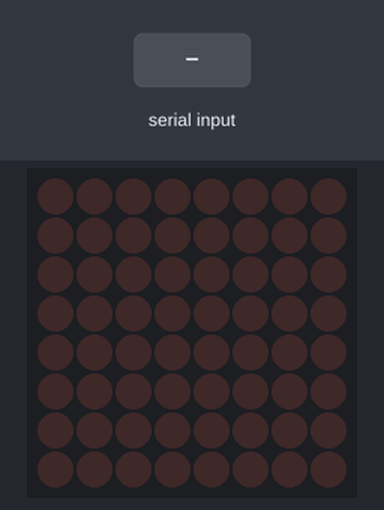
The sketch below on a simulated Arduino Uno, built with avr-gcc and run on an emulated ATmega328P. Parts: 8×8 LED matrix. The inputs (shaded band) are chosen by the test bench.

Above: at 1.2 s.
1.3 s: "R:1\n" received over Serial
At 2.9 s:
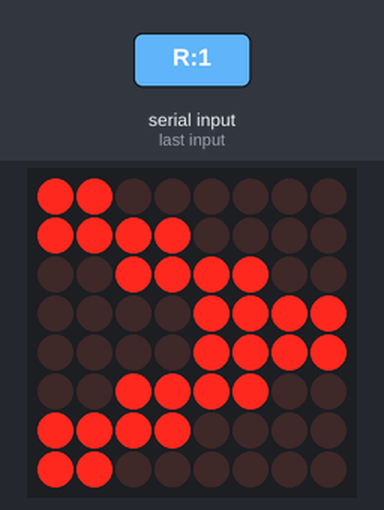
3.8 s: "L:1\n" received over Serial
At 6.0 s:
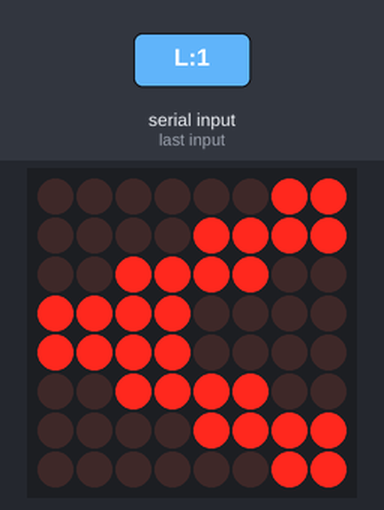
6.3 s: "R:150\n" received over Serial
At 7.9 s:
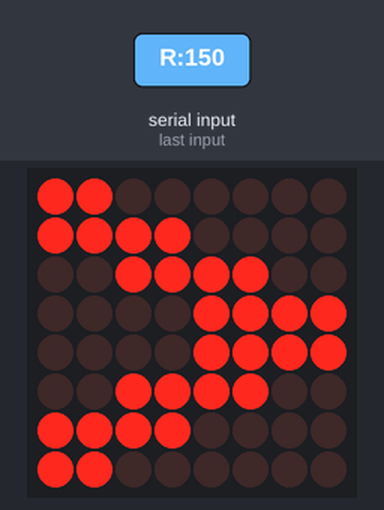
8.8 s: "L:150\n" received over Serial
At 11.0 s:
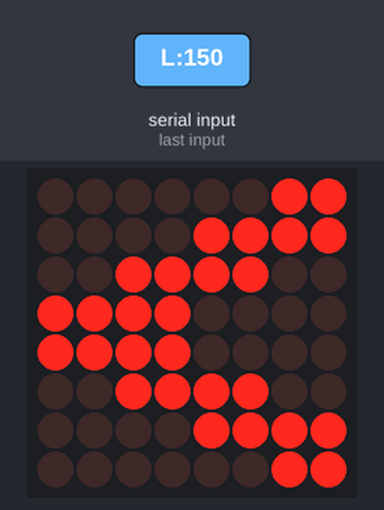
Timing chart, 0 to 12.3 s (numbered marks = the images above; inputs shaded):
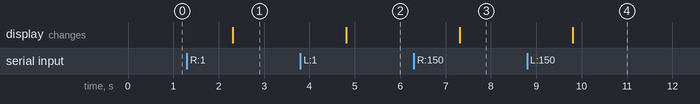

The sketch:

ledcontrol.ino
```cpp
// (licence header left out)
#include <LedControl.h>


#define NUM_DISP 1

LedControl lc1 = LedControl(12, 11, 10, NUM_DISP);

char Channel(String buffer) {
  int idx = buffer.indexOf(":");
  if(idx > 0) {
    if(buffer.substring(0, idx) == "R")
      return 'R';
    if(buffer.substring(0, idx) == "L")
      return 'L';
  }
}

int Level(String buffer) {
  int speed = 0;
  int idx = buffer.indexOf(":");
  if(idx > 0)
    return buffer.substring(idx+1).toInt();
  else
    return -1;
}

void leftArrow() {
  lc1.clearDisplay(0);
  lc1.setRow(0, 0, B00000011);
  lc1.setRow(0, 1, B00001111);
  lc1.setRow(0, 2, B00111100);
  lc1.setRow(0, 3, B11110000);
  lc1.setRow(0, 4, B11110000);
  lc1.setRow(0, 5, B00111100);
  lc1.setRow(0, 6, B00001111);
  lc1.setRow(0, 7, B00000011);
}

void rightArrow() {
  lc1.clearDisplay(0);
  lc1.setRow(0, 0, B11000000);
  lc1.setRow(0, 1, B11110000);
  lc1.setRow(0, 2, B00111100);
  lc1.setRow(0, 3, B00001111);
  lc1.setRow(0, 4, B00001111);
  lc1.setRow(0, 5, B00111100);
  lc1.setRow(0, 6, B11110000);
  lc1.setRow(0, 7, B11000000);
}


void setup() {
  lc1.shutdown(0, false);
  lc1.setIntensity(0, 10);
  lc1.clearDisplay(0);
  Serial.begin(9600);
}

void loop() {
  // put your main code here, to run repeatedly:
  if(Serial.available() > 0)
  {
    String buffer = Serial.readString();
    switch(Channel(buffer))
    {
      case 'L':
      case 'l':
        if (Level(buffer) > 0)
          leftArrow();
        else
          lc1.clearDisplay(0);
        break;
      case 'R':
      case 'r':
        if (Level(buffer) > 0)
          rightArrow();
        else
          lc1.clearDisplay(0);
        break;
    }
  }

}
```

Measured:
- after the input at 1.3 s, the display: changes after 1.0 s (image 1)
- after the input at 3.8 s, the display: changes after 1.0 s (image 2)
- after the input at 6.3 s, the display: changes after 1.0 s (image 3)
- after the input at 8.8 s, the display: changes after 1.0 s (image 4)
